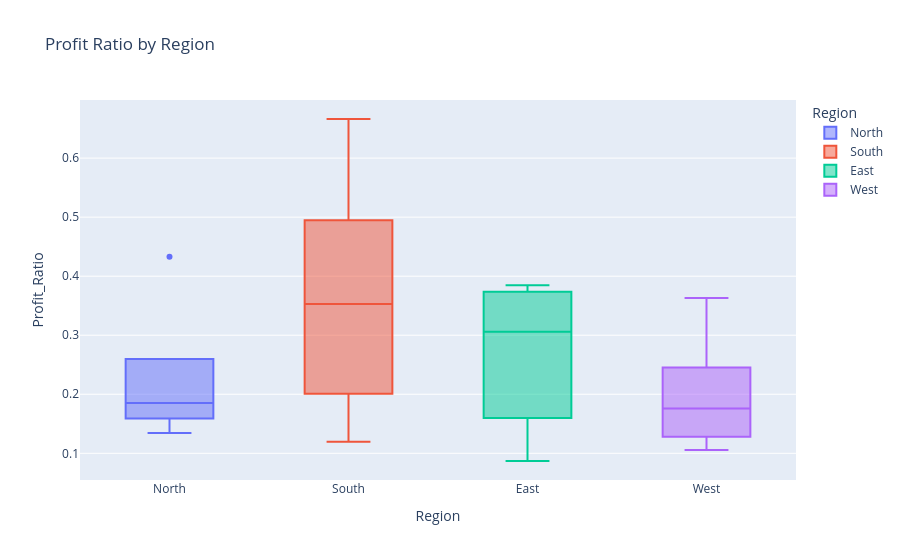

Here is the notebook cell this chart was saved with:
### Code cell
fig4 = px.box(df, 
              x="Region", 
              y="Profit_Ratio", 
              color="Region",
              title="Profit Ratio by Region")

# Show plot
fig4.show()

### Figure 1 — Plotly figure (JSON) as saved in the notebook; plotly's stock layout.template omitted (floating-point values rounded to 4 significant figures)
{"data": [{"alignmentgroup": "True", "hovertemplate": "Region=%{x}<br>Profit_Ratio=%{y}<extra></extra>", "legendgroup": "North", "marker": {"color": "#636efa"}, "name": "North", "notched": false, "offsetgroup": "North", "orientation": "v", "showlegend": true, "type": "box", "x": ["North", "North", "North", "North", "North"], "x0": " ", "xaxis": "x", "y": [0.2023, 0.1851, 0.1345, 0.1671, 0.4328], "y0": " ", "yaxis": "y"}, {"alignmentgroup": "True", "hovertemplate": "Region=%{x}<br>Profit_Ratio=%{y}<extra></extra>", "legendgroup": "South", "marker": {"color": "#EF553B"}, "name": "South", "notched": false, "offsetgroup": "South", "orientation": "v", "showlegend": true, "type": "box", "x": ["South", "South", "South", "South", "South"], "x0": " ", "xaxis": "x", "y": [0.4374, 0.3527, 0.228, 0.6663, 0.1197], "y0": " ", "yaxis": "y"}, {"alignmentgroup": "True", "hovertemplate": "Region=%{x}<br>Profit_Ratio=%{y}<extra></extra>", "legendgroup": "East", "marker": {"color": "#00cc96"}, "name": "East", "notched": false, "offsetgroup": "East", "orientation": "v", "showlegend": true, "type": "box", "x": ["East", "East", "East", "East", "East"], "x0": " ", "xaxis": "x", "y": [0.3847, 0.1841, 0.3699, 0.08696, 0.306], "y0": " ", "yaxis": "y"}, {"alignmentgroup": "True", "hovertemplate": "Region=%{x}<br>Profit_Ratio=%{y}<extra></extra>", "legendgroup": "West", "marker": {"color": "#ab63fa"}, "name": "West", "notched": false, "offsetgroup": "West", "orientation": "v", "showlegend": true, "type": "box", "x": ["West", "West", "West", "West", "West"], "x0": " ", "xaxis": "x", "y": [0.1058, 0.1354, 0.2063, 0.3632, 0.1758], "y0": " ", "yaxis": "y"}], "layout": {"boxmode": "overlay", "legend": {"title": {"text": "Region"}, "tracegroupgap": 0}, "title": {"text": "Profit Ratio by Region"}, "xaxis": {"anchor": "y", "categoryarray": ["North", "South", "East", "West"], "categoryorder": "array", "domain": [0, 1], "title": {"text": "Region"}}, "yaxis": {"anchor": "x", "domain": [0, 1], "title": {"text": "Profit_Ratio"}}}}
